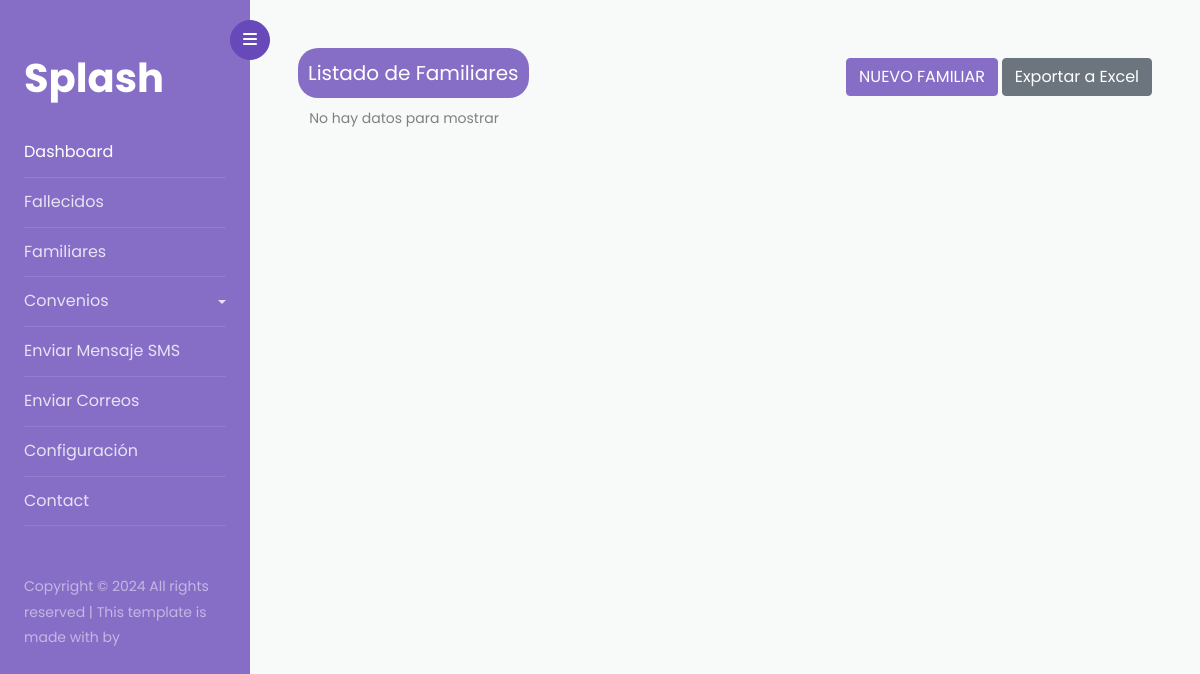
Before: /familiares/listar-familiares/ with the older database file.
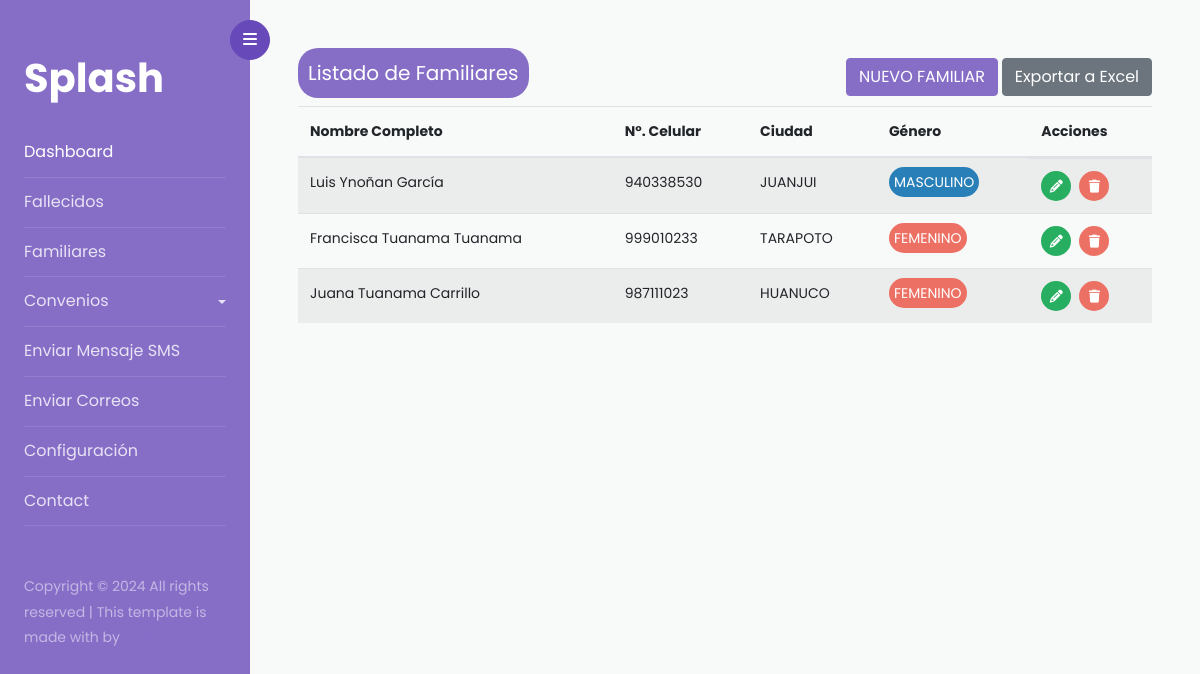
After: the same page with the newer database file.
### familiares/models.py (models this page shows)
class ModelsFamiliar(models.Model):
    GENERO_FAMILIAR = [ ('M', 'MASCULINO'), ('F', 'FEMENINO')]
    DOCUMENTO_IDENTIDAD = [('DNI', 'DNI'), ('PST', 'PASAPORTE')]
    name =  models.CharField(max_length=255)
    lastname = models.CharField(max_length=255)
    telephone =  models.IntegerField()
    email =  models.EmailField(max_length=255)
    city = models.CharField(max_length=155)
    gender = models.CharField(max_length=1, choices=GENERO_FAMILIAR)
    identify_document =  models.CharField(max_length=3, choices=DOCUMENTO_IDENTIDAD)
    number_document =  models.IntegerField(null=True)
    estado =  models.BooleanField( max_length=150 ,default=True)
    date_add = models.DateTimeField(auto_now_add=True)
    date_update =  models.DateTimeField(auto_now=True)
    class Meta:
        verbose_name = 'Familiare'
        verbose_name_plural = 'Familiares'

### familiares/views.py (the view, shortened to what this page needs)
# urls.py: path('listar-familiares/', ListFamily.as_view() , name='list-familiares'),
class ListFamily(TemplateView):
    template_name = 'index-familiar.html'
    def get(self, request, *args, **kwargs):
        familiares = ModelsFamiliar.objects.all()
        form = FamiliaresForms()
        return render(request, self.template_name, {
            'familiares': familiares,
            'form': form
        })

### familiares/templates/index-familiar.html (shortened to what this page needs)
{% extends 'index.html' %}
{% block content %}
    <div>
        <div class="flex-content-modal">
            <h5 class="title-list-table">Listado de Familiares</h5>
            <div>
                <button type="button" class="btn btn-primary" data-toggle="modal" data-target="#exampleModal">
                    NUEVO FAMILIAR
                  </button>
                <a href="{% url 'familiares:export-familiares' %}" class="btn btn-secondary">Exportar a Excel</a>
            </div>
        </div>
        {% if not familiares %}
        <span>&nbsp;&nbsp;&nbsp;No hay datos para mostrar</span>
        {% else %}
        <table class="table table-striped table-hover">
            <thead>
                <tr>
                    <th scope="col">Nombre Completo</th>
                    <th scope="col">N°. Celular</th>
                    <th scope="col">Ciudad</th>
                    <th scope="col">Género</th>
                    <th scope="col">Acciones</th>
                </tr>
            </thead>
            <tbody>
                {% for i in familiares %}
                <tr>
                    <td>{{ i.name }} {{ i.lastname}}</td>
                    <td>{{ i.telephone }}</td>
                    <td>{{ i.city.upper  }}</td>
                    <td><span class=" {% if i.gender == 'M' %}  span-gender-male {% else%} span-gender-female {% endif %} ">{{ i.get_gender_display       }}</span></td>
                    <td class="td-actions">
                        <a href="{% url 'familiares:update-familiares' i.pk %}"><i class="fa-solid fa-pencil"></i></a>
                        <a href=""><i class="fa-solid fa-trash"></i></a>
                    </td>
                </tr>
                {% endfor %}
            </tbody>
        </table>
        {% endif %}
    </div>
{% endblock %}

### intranet_crematorio/templates/index.html (shortened to what this page needs)
{% load static %}
<!doctype html>
<html lang="en">
<head>
	<link rel="stylesheet" href="https://stackpath.bootstrapcdn.com/font-awesome/4.7.0/css/font-awesome.min.css">
	<link rel="stylesheet" href="{% static 'css/style.css' %}">
	<link rel="stylesheet" href="{% static 'css/style-fallecido.css' %}">
	<link rel="stylesheet" href="{% static 'css/style-modal.css' %}">
	<link rel="stylesheet" href="https://cdnjs.cloudflare.com/ajax/libs/font-awesome/6.7.1/css/all.min.css"
 />
</head>
<body>
	<div class="wrapper d-flex align-items-stretch">
		<nav id="sidebar">
			<div class="custom-menu">
				<button type="button" id="sidebarCollapse" class="btn btn-primary">
					<i class="fa fa-bars"></i>
				</button>
			</div>
			<div class="p-4 pt-5">
				<h1><a href="index.html" class="logo">Splash</a></h1>
				<ul class="list-unstyled components mb-5">
					<li class="active">
						<a href="#">Dashboard</a>
					</li>
					<li>
						<a href="{% url 'fallecidos:fallecidos' %}">Fallecidos</a>
					</li>
					<li>
						<a href="{% url 'familiares:list-familiares' %}">Familiares</a>
					</li>
					<li >
						<a href="#homeSubmenu" data-toggle="collapse" aria-expanded="false"
							class="dropdown-toggle">Convenios</a>
					</li>
					<li>
						<a href="{% url 'familiares:list-familiares' %}">Enviar Mensaje SMS</a>
					</li>
					<li>
						<a href="{% url 'familiares:list-familiares' %}">Enviar Correos</a>
					</li>
					<li>
						<a href="{% url 'familiares:list-familiares' %}">Configuración</a>
					</li>
					<li>
						<a href="#">Contact</a>
					</li>
				</ul>
				<div class="footer">
					<p>
						Copyright &copy;
						<script>document.write(new Date().getFullYear());</script> All rights reserved | This template
						is made with  by <a href="https://colorlib.com"
							target="_blank">Colorlib.com</a>
					</p>
				</div>
			</div>
		</nav>
		<div id="content" class="p-4 p-md-5 pt-5">
			{% block content %} {% endblock %}
		</div>
	</div>
</body>
</html>

### static/css/style-fallecido.css (style rules this page uses)
* { margin: 0px; padding: 0px; }
h5.title-list-table { background-color: #866ec7; color: #FFF; width: max-content; padding: 10px; border-radius: 20px; }
span.span-gender-male { background-color: var(--gender-male); color: #FFF; padding: 5px; border-radius: 20px; }
span.span-gender-female { background-color: var(--gender-female); color: #FFF; padding: 5px; border-radius: 20px; }
td.td-actions { display: flex; gap: 0.5rem; flex-wrap: wrap; }
i.fa-pencil { background-color: #27ae60; }
i.fa-trash { background-color: var(--gender-female); }
i.fa-pencil, i.fa-trash, i.fa-eye, i.fa-cross { height: 30px; width: 30px; border-radius: 50% 50%; color: #FFF; display: flex; justify-content: center; align-items: center; font-size: 13px; }

### static/css/style-modal.css (style rules this page uses)
div.flex-content-modal { display: flex; justify-content: space-between; align-items: center; }

Changed rows visible on the page:
added ModelsFamiliar: name "Luis", lastname "Ynoñan García", telephone "940338530", city "JUANJUI", gender "MASCULINO"
added ModelsFamiliar: name "Francisca", lastname "Tuanama Tuanama", telephone "999010233", city "TARAPOTO", gender "FEMENINO"
added ModelsFamiliar: name "Juana", lastname "Tuanama Carrillo", telephone "987111023", city "HUANUCO", gender "FEMENINO"
Other visible differences:
text no longer shown: "No hay datos para mostrar"
text now shown: "Nombre Completo N°. Celular Ciudad Género Acciones"
